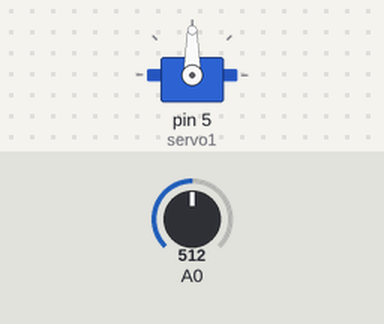
Recording of a sketch running on a simulated Arduino Uno, built with avr-gcc and run on an emulated ATmega328P. Parts: servo. The inputs (shaded band) are chosen by the test bench; at power-on: A0 = 512.

Above: at 1.2 s.
1.3 s: A0 set to 716
At 2.5 s:
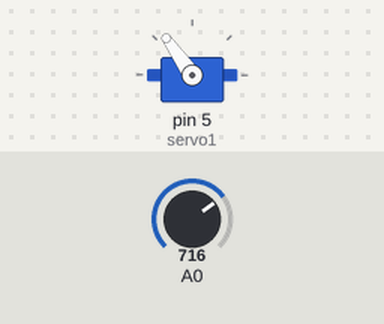
2.8 s: A0 set to 900
At 4.0 s:
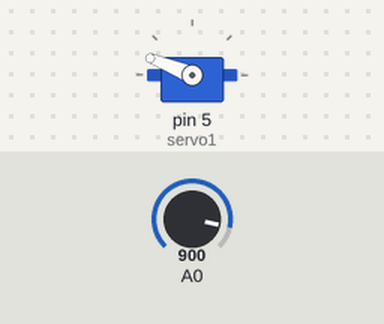
4.3 s: A0 set to 1023
At 5.2 s:
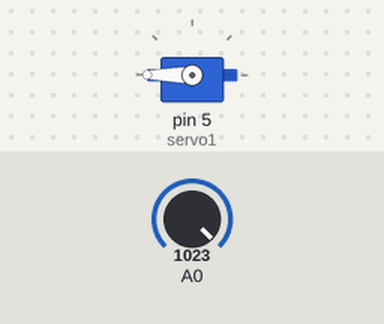
5.8 s: A0 set to 306
At 6.4 s:
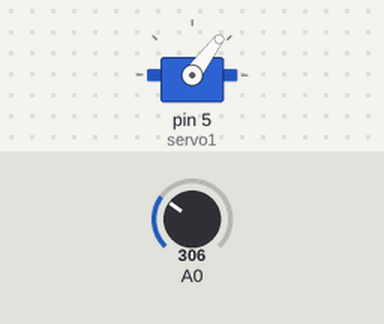
7.3 s: A0 set to 122
At 7.7 s:
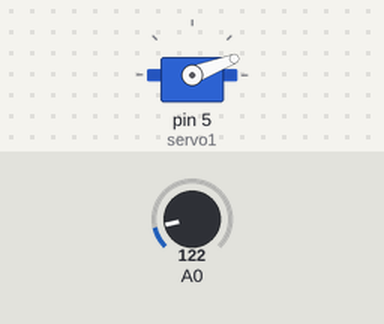
Timing chart, 0 to 9.8 s (numbered marks = the images above; inputs shaded):
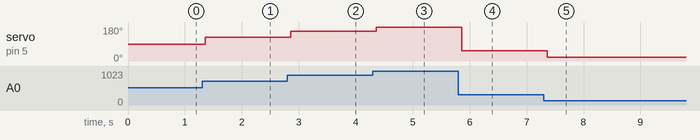

Measured:
- after the input at 1.3 s, servo on pin 5 (servo1): 90° → 125° after 0.05 s
- after the input at 2.8 s, servo on pin 5 (servo1): 125° → 158° after 0.05 s
- after the input at 4.3 s, servo on pin 5 (servo1): 158° → 180° after 0.06 s
- after the input at 5.8 s, servo on pin 5 (servo1): 180° → 53° after 0.06 s
- after the input at 7.3 s, servo on pin 5 (servo1): 53° → 21° after 0.06 s

The sketch:

servo2.ino
```cpp
// Projeto 25
#include <Servo.h>
Servo servo1;                           // Cria um objeto servo

void setup() {
    servo1.attach(5);                   // Anexa o servo (físico), no pino 5, ao objeto servo (lógico)
}

void loop() {
    int angle = analogRead(0);          // Lê o valor do potenciômetro
    angle=map(angle, 0, 1023, 0, 180);  // Mapeia os valores de 0 a 180 graus
    servo1.write(angle);                // Escreve o ângulo para o servo
    delay(150);                          // Espera de 15ms, para permitir que o servo atinja a posição
}
```
